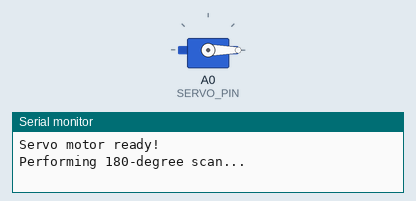
Simulated run of this sketch. Board: Arduino Uno, built with avr-gcc and run on an emulated ATmega328P. Parts: servo, the last lines printed to the serial monitor.

Above: at 0.05 s.
At 1.5 s:
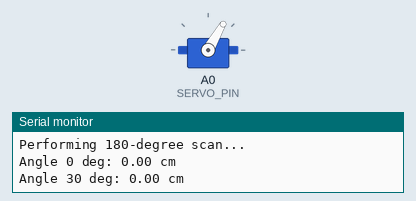
At 3.25 s:
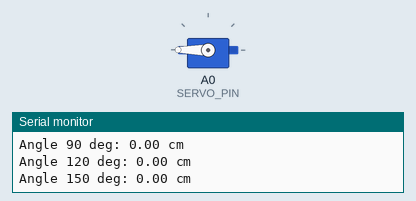
At 6.5 s:
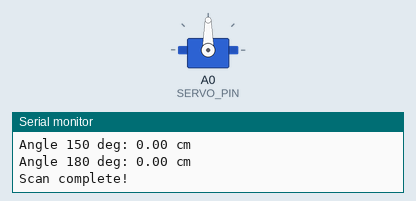
Timing chart, 0 to 8.5 s (numbered marks = the images above):
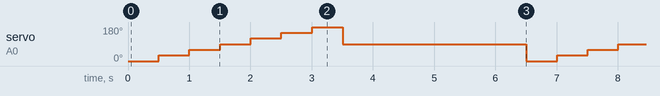

The sketch:

11_servo_sweep.ino
```cpp
#include <Servo.h>
Servo panServo;
const int SERVO_PIN = A0;

float getUltrasonicDistance(); // declare if reused

void setup() {
    Serial.begin(9600);
    panServo.attach(SERVO_PIN);
    panServo.write(90);
    Serial.println("Servo motor ready!");
}

void sweepScan() {
    Serial.println("Performing 180-degree scan...");
    for(int angle = 0; angle <= 180; angle += 30) {
        panServo.write(angle);
        delay(500);
        float distance = 0; // replace with getUltrasonicDistance() if available
        Serial.print("Angle ");
        Serial.print(angle);
        Serial.print(" deg: ");
        Serial.print(distance);
        Serial.println(" cm");
    }
    panServo.write(90);
    Serial.println("Scan complete!");
}

void loop() {
    sweepScan();
    delay(3000);
}
```

Measured:
- by itself, servo on A0 (SERVO_PIN): repeats every 6.5 s: 60° 0.50 s, 90° 0.50 s, 120° 0.50 s, 150° 0.50 s, 180° 0.50 s, 90° 3.0 s, 0° 0.50 s, 30° 0.50 s
